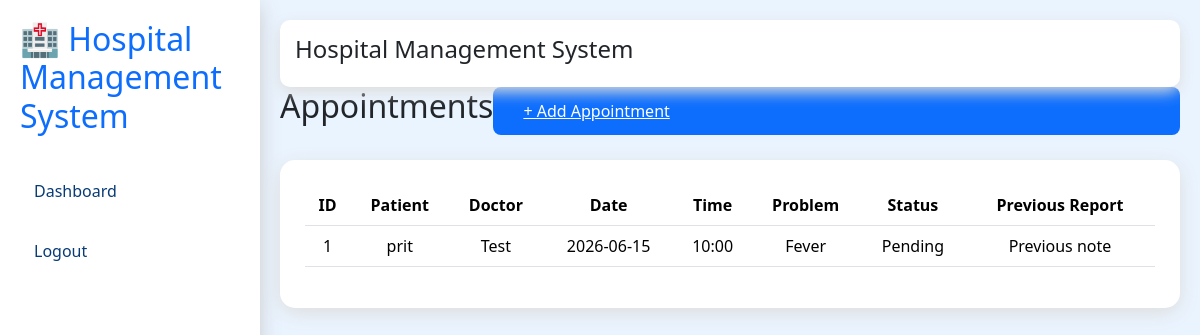
The app's page /appointments with its own data.
### models/appointment.py (models this page shows)
class Appointment(db.Model):
    id = db.Column(
        db.Integer,
        primary_key=True
    )
    patient_id = db.Column(
        db.Integer,
        db.ForeignKey("patient.id")
    )
    doctor_id = db.Column(
        db.Integer,
        db.ForeignKey("doctor.id")
    )
    appointment_date = db.Column(
        db.String(50)
    )
    appointment_time = db.Column(
        db.String(50)
    )
    reason = db.Column(
        db.Text
    )
    visited_before = db.Column(
        db.Boolean,
        default=False
    )
    old_report = db.Column(
        db.Text
    )
    status = db.Column(
        db.String(30),
        default="Pending"
    )
    patient = db.relationship(
        "Patient",
        backref="appointments"
    )
    doctor = db.relationship(
        "Doctor",
        backref="appointments"
    )
    created_at = db.Column(
        db.DateTime,
        server_default=db.func.now()
    )

### models/patient.py (models this page shows, shortened)
class Patient(db.Model):
    id = db.Column(
        db.Integer,
        primary_key=True
    )
    name = db.Column(
        db.String(100),
        nullable=False
    )
    age = db.Column(
        db.Integer
    )
    gender = db.Column(
        db.String(20)
    )
    blood_group = db.Column(
        db.String(10)
    )
    phone = db.Column(
        db.String(20)
    )
    email = db.Column(
        db.String(120)
    )
    address = db.Column(
        db.String(250)
    )
    disease = db.Column(
        db.String(200)
    )
    created_at = db.Column(
        db.DateTime,
        server_default=db.func.now()
    )

### models/doctor.py (models this page shows, shortened)
class Doctor(db.Model):
    id = db.Column(
        db.Integer,
        primary_key=True
    )
    name = db.Column(
        db.String(100),
        nullable=False
    )
    specialization = db.Column(
        db.String(100)
    )
    qualification = db.Column(
        db.String(150)
    )
    experience = db.Column(
        db.Integer
    )
    phone = db.Column(
        db.String(20)
    )
    email = db.Column(
        db.String(120)
    )
    available_time = db.Column(
        db.String(100)
    )
    created_at = db.Column(
        db.DateTime,
        server_default=db.func.now()
    )

### routes/appointments.py (the view)
@appointments.route("/appointments")
def index():
    data = Appointment.query.all()
    return render_template(
        "appointments/index.html",
        appointments=data
    )

### templates/appointments/index.html
{% extends "base.html" %}
{% block content %}
<div class="d-flex justify-content-between mb-3">
    <h2>Appointments</h2>
    <a href="/appointments/add" class="btn-primary">+ Add Appointment</a>
</div>
<div class="card-box">
    <table class="table table-hover">
        <thead>
            <tr>
                <th>ID</th>
                <th>Patient</th>
                <th>Doctor</th>
                <th>Date</th>
                <th>Time</th>
                <th>Problem</th>
                <th>Status</th>
                <th>Previous Report</th>
            </tr>
        </thead>
        <tbody>
            {% for item in appointments %}
            <tr>
                <td>{{ item.id }}</td>
                <td>{{ item.patient.name if item.patient else '-' }}</td>
                <td>{{ item.doctor.name if item.doctor else '-' }}</td>
                <td>{{ item.appointment_date }}</td>
                <td>{{ item.appointment_time }}</td>
                <td>{{ item.reason }}</td>
                <td>{{ item.status }}</td>
                <td>{{ item.old_report if item.old_report else 'None' }}</td>
            </tr>
            {% endfor %}
        </tbody>
    </table>
</div>
{% endblock %}

### templates/base.html (shortened to what this page needs)
<!DOCTYPE html>
<html lang="en">
<head>
<link href="https://cdn.jsdelivr.net/npm/bootstrap@5.3.2/dist/css/bootstrap.min.css" rel="stylesheet">
<link rel="stylesheet" href="{{ url_for('static',filename='css/style.css') }}">
</head>
<body>
<div class="wrapper">
<div class="sidebar">
<h2>
🏥 Hospital Management System
</h2>
<a href="/">Dashboard</a>
<a href="/logout">Logout</a>
</div>
<div class="content">
<nav class="navbar">
<h4>
Hospital Management System
</h4>
</nav>
{% block content %}
{% endblock %}
</div>
</div>
</body>
</html>

### static/css/style.css (style rules this page uses)
:root { --blue: #0d6efd; --dark: #083b75; --light: #eaf4ff; --white: #ffffff; }
body { margin: 0; font-family: 'Segoe UI', sans-serif; background: var(--light); }
.wrapper { display: flex; }
.sidebar { width: 260px; height: 100vh; background: white; box-shadow: 0 5px 20px #ccc; padding: 20px; }
.sidebar h2 { color: var(--blue); margin-bottom: 30px; }
.sidebar a { display: block; padding: 14px; margin: 8px 0; text-decoration: none; color: var(--dark); border-radius: 8px; }
.content { flex: 1; padding: 20px; }
.navbar { background: white; padding: 15px; border-radius: 10px; box-shadow: 0 5px 15px #ddd; }
.card-box { background: white; padding: 25px; margin-top: 25px; border-radius: 15px; box-shadow: 0 5px 20px #ddd; text-align: center; }
.btn-primary { background: #0d6efd; color: white; border: none; padding: 12px 30px; border-radius: 8px; width: 100%; }

### records on screen
Appointment: id "1", patient "prit", doctor "Test", appointment_date "2026-06-15", appointment_time "10:00", reason "Fever", status "Pending", old_report "Previous note"
